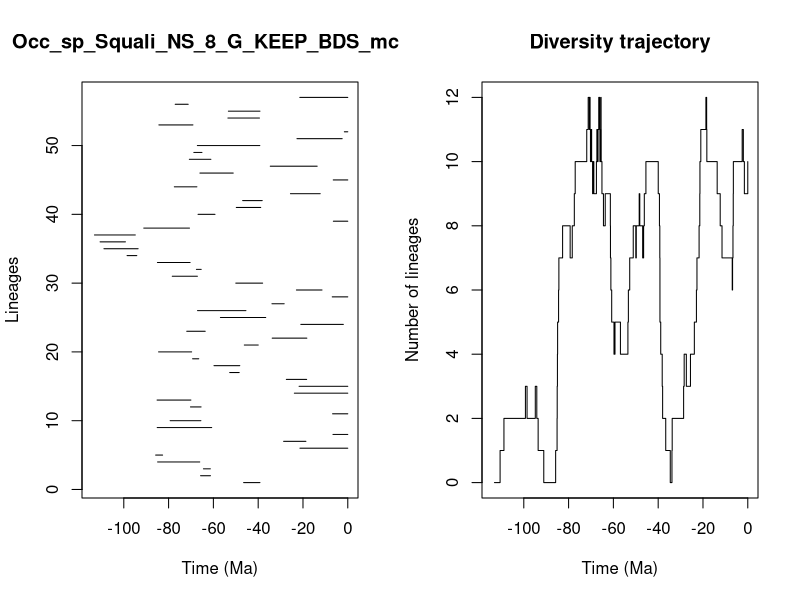

Reproduce this figure in R.


pdf(file='../Results/Species_NS/5_MA_bins_EP_FT/pyrate_mcmc_logs/Occ_sp_Squali_NS_8_G_KEEP_BDS_mcmc_LTT.pdf',width=0.6*20, height=0.6*10)
title = "Occ_sp_Squali_NS_8_G_KEEP_BDS_mcmc"
ts=c(46.501081377300906, 65.72207001553119,64.4376545272172,84.90030912386399,85.77863091326545,21.355521964813935,28.643770493469965,6.613831087763126,85.08330301259082,79.30238846698096,6.783556366555751,70.2345271160608,85.14027346906798,23.85330382043369,21.737017093842763,27.431498482530706,52.70909390409179,59.732396571286806,69.28344181961778,84.46756256628792,46.19489788599702,33.745039203116505,71.89121101130226,20.96908118545719,56.85810130027188,67.07841180928392,33.85205076000934,6.941174288913133,22.9283454769681,49.997346582769886,78.36184205436508,67.57575081332278,84.98185438917879,98.5402672214045,108.8631211058047,110.5783764038289,113.09270164590629,91.07895293631135,6.441393078328653,66.84488517788603,49.77467422650599,46.93150584456573,25.591442228030523,77.43997016463149,6.48822581366564,66.00999886129792,34.60405134821532,70.73449577339338,68.73080696876605,67.15463665330198,22.687133495852265,1.5242003459928035,84.33262587073611,53.5166378972874,53.307780720682906,77.04719083937276,21.418528905300356)
te=c(39.21523278301659, 61.30762220183146,61.35682802338117,66.09281741887932,82.67301508396709,0.0,18.695931133495634,0.0,60.753372144396494,65.58240340336586,0.0,65.48416574455331,70.04293104480954,0.0,0.0,18.361366244885286,48.477070810923124,48.21550137272571,66.5356261534802,69.70881382341891,39.97579652572716,18.276230630007365,63.63981024384353,1.978825644918107,36.62940855560861,45.47677294046304,28.39606260146079,0.0,11.50032071284106,38.01576041786333,67.1382580398367,65.44538331100397,70.40055803792158,94.19278094906586,93.59236835566102,99.273274394535,94.86420428498009,70.6766075374395,0.0,59.27997051386879,38.86354173117508,38.20212735682713,12.311632559519328,67.36708776333982,0.0,51.13448227878189,13.662459109587966,61.1208438185457,65.10737709981511,39.27130138091664,2.500670962479553,0.0,69.13304278633197,39.4392834834281,39.211544529649956,71.2492428103515,0.0)
div_traj=c(0, 1,2,3,2,3,2,1,0,1,2,3,4,5,6,7,8,7,8,9,10,11,12,11,12,11,10,11,10,9,10,9,10,11,10,11,10,11,12,11,10,11,12,11,10,9,8,9,8,7,6,5,4,5,4,5,6,7,8,7,8,9,8,7,8,9,10,9,8,7,6,5,4,3,2,1,0,1,2,3,4,3,4,5,6,7,8,9,10,11,12,11,10,9,8,7,6,7,8,9,10,11,10,9,10)
time_events=c(113.09270164590629, 110.5783764038289,108.8631211058047,99.273274394535,98.5402672214045,94.86420428498009,94.19278094906586,93.59236835566102,91.07895293631135,85.77863091326545,85.14027346906798,85.08330301259082,84.98185438917879,84.90030912386399,84.46756256628792,84.33262587073611,82.67301508396709,79.30238846698096,78.36184205436508,77.43997016463149,77.04719083937276,71.89121101130226,71.2492428103515,70.73449577339338,70.6766075374395,70.40055803792158,70.2345271160608,70.04293104480954,69.70881382341891,69.28344181961778,69.13304278633197,68.73080696876605,67.57575081332278,67.36708776333982,67.15463665330198,67.1382580398367,67.07841180928392,66.84488517788603,66.5356261534802,66.09281741887932,66.00999886129792,65.72207001553119,65.58240340336586,65.48416574455331,65.44538331100397,65.10737709981511,64.4376545272172,63.63981024384353,61.35682802338117,61.30762220183146,61.1208438185457,60.753372144396494,59.732396571286806,59.27997051386879,56.85810130027188,53.5166378972874,53.307780720682906,52.70909390409179,51.13448227878189,49.997346582769886,49.77467422650599,48.477070810923124,48.21550137272571,46.93150584456573,46.501081377300906,46.19489788599702,45.47677294046304,39.97579652572716,39.4392834834281,39.27130138091664,39.21523278301659,39.211544529649956,38.86354173117508,38.20212735682713,38.01576041786333,36.62940855560861,34.60405134821532,33.85205076000934,33.745039203116505,28.643770493469965,28.39606260146079,27.431498482530706,25.591442228030523,23.85330382043369,22.9283454769681,22.687133495852265,21.737017093842763,21.418528905300356,21.355521964813935,20.96908118545719,18.695931133495634,18.361366244885286,18.276230630007365,13.662459109587966,12.311632559519328,11.50032071284106,6.941174288913133,6.783556366555751,6.613831087763126,6.48822581366564,6.441393078328653,2.500670962479553,1.978825644918107,1.5242003459928035,0.0)
                par(mfrow=c(1,2))
                L = length(ts)
                plot(ts, 1:L , xlim=c(-max(ts)-1,0), pch=20, type="n", main=title,xlab="Time (Ma)",ylab="Lineages")
                for (i in 1:L){segments(x0=-te[i],y0=i,x1=-ts[i],y1=i)}    
                t = -time_events
                plot(div_traj ~ t,type="s", main = "Diversity trajectory",xlab="Time (Ma)",ylab="Number of lineages",xlim=c(-max(ts)-1,0))
                abline(v=c(65,200,251,367,445),lty=2,col="gray")
                
